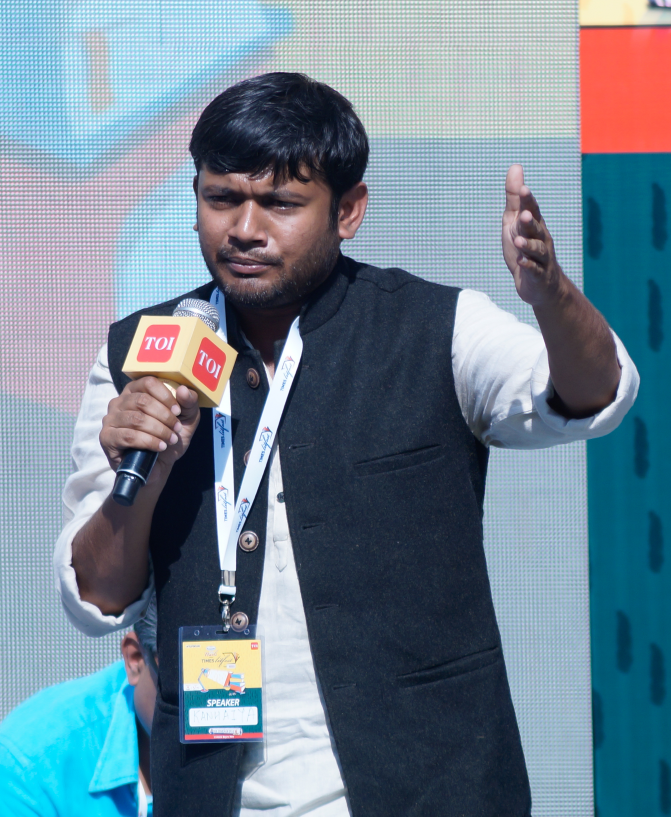
#> input picture scripts for training data/images/5.jpg, 2013 x 2451 px, found by its file name (shown at 1/3 size)
$ python resize.py
#> lines starting #> are read from the running program, lines starting #| are printed output that depends on the picture
import cv2
#for i in range(0,11):
i=5
filename = 'mohanlal/'+str(i)+'.jpg'
W = 200.
oriimg = cv2.imread(filename,cv2.IMREAD_COLOR)
#> oriimg is the input picture: shape (2451, 2013, 3); mean B, G, R 144.7, 129.7, 109.3
height, width, depth = oriimg.shape
#> height = 2451; width = 2013; depth = 3
imgScale = W/width
#> imgScale = 0.0994
newX,newY = oriimg.shape[1]*imgScale, oriimg.shape[0]*imgScale
#> newX = 200; newY = 243.5
newimg = cv2.resize(oriimg,(int(newX),int(newY)))
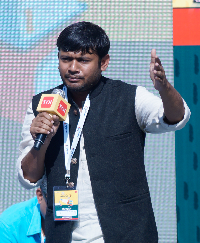
#> newimg: shape (243, 200, 3); mean B, G, R 144.6, 129.6, 109.3
cv2.waitKey(0)
cv2.imwrite('mohan_det/'+str(i)+'.png',newimg)

$ run again, with scripts for training data/images/0.jpg copied over scripts for training data/images/5.jpg
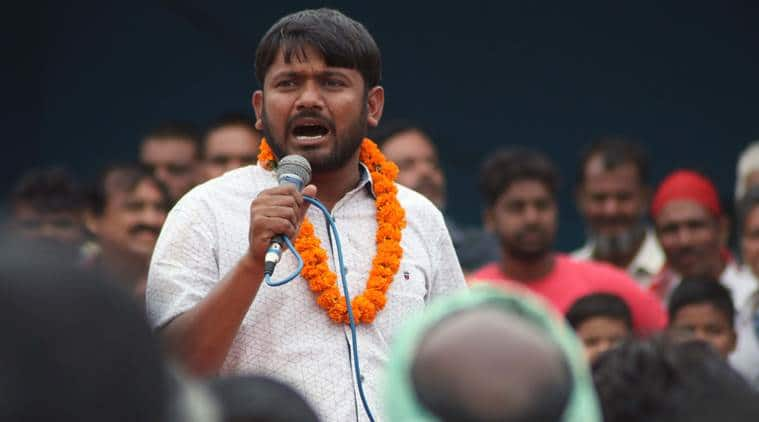
#> input picture scripts for training data/images/0.jpg, 759 x 422 px, found by its file name
#> oriimg is the input picture: shape (422, 759, 3); mean B, G, R 78.1, 77.9, 87.9
#> `newimg = cv2.resize(oriimg,(int(newX),int(newY)))`:
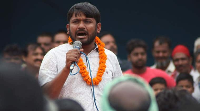
#> newimg: shape (111, 200, 3); mean B, G, R 78, 77.8, 87.8

$ run again, with scripts for training data/images/1.jpg copied over scripts for training data/images/5.jpg
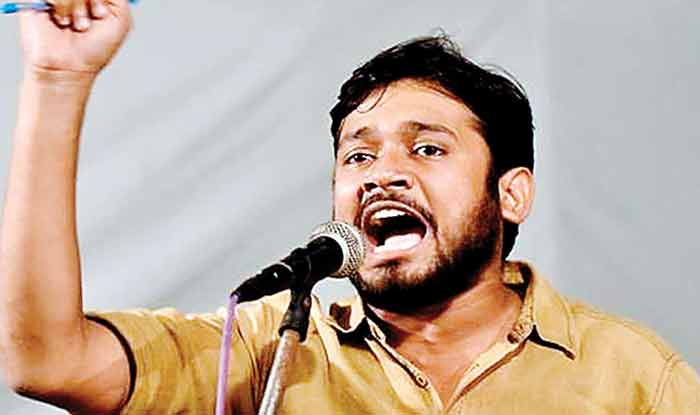
#> input picture scripts for training data/images/1.jpg, 700 x 415 px, found by its file name
#> oriimg is the input picture: shape (415, 700, 3); mean B, G, R 155.3, 170.3, 190.3
#> `newimg = cv2.resize(oriimg,(int(newX),int(newY)))`:
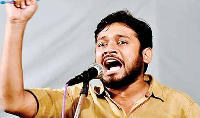
#> newimg: shape (118, 200, 3); mean B, G, R 155.3, 170.2, 190.2

$ run again, with scripts for training data/images/2.jpg copied over scripts for training data/images/5.jpg
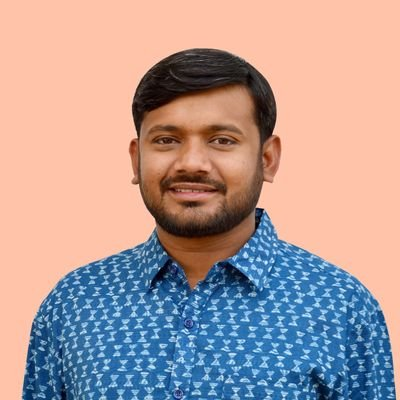
#> input picture scripts for training data/images/2.jpg, 400 x 400 px, found by its file name
#> oriimg is the input picture: shape (400, 400, 3); mean B, G, R 152.5, 154.5, 175.5
#> `newimg = cv2.resize(oriimg,(int(newX),int(newY)))`:
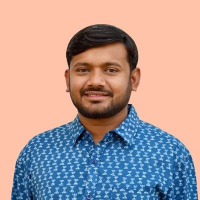
#> newimg: shape (200, 200, 3); mean B, G, R 152.5, 154.6, 175.6
